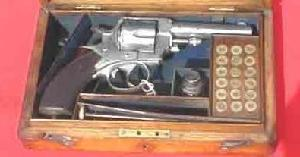
#> input picture dataset/images/armas (768).jpg, 300 x 157 px, found by its file name; its folder holds 3 pictures in this run
$ python image_resizer.py   (older library calls are emulated)
#> lines starting #> are read from the running program, lines starting #| are printed output that depends on the picture

from PIL import Image
import os

path = "C:\\Users\\Samjith.CP\\Desktop\\tt\\dataset\\images\\"
output= "C:\\Users\\Samjith.CP\\Desktop\\tt\\dataset\\"


def resize():
    dirs = os.listdir(path)
    for img in dirs:
        image = Image.open(path+img)
#> image is the input picture: PIL image 300x157 RGB; mean R, G, B 174.2, 121.1, 109.1
        name, ext = os.path.splitext(img)
        img_resize = image.resize((650, 420), Image.ANTIALIAS)
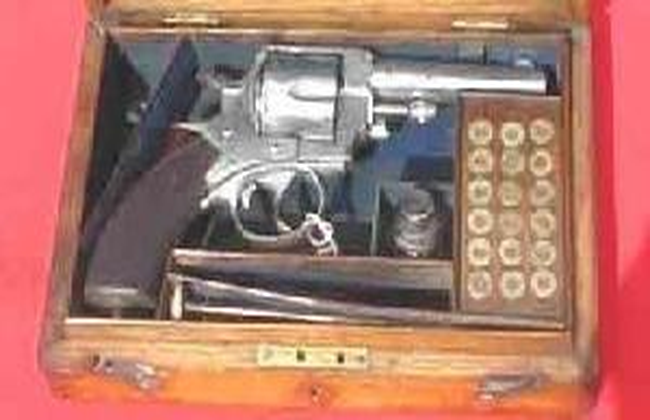
#> img_resize: PIL image 650x420 RGB; mean R, G, B 174.1, 121.1, 109.1
#> pass 3 of the loop in resize, `for img in dirs:`:
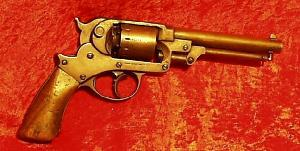
#> input picture dataset/images/armas (795).jpg, 300 x 151 px, found by its file name
#> in resize, image is the input picture: PIL image 300x151 RGB; mean R, G, B 195.7, 59, 25.7
#> in resize, `img_resize = image.resize((650, 420), Image.ANTIALIAS)`:
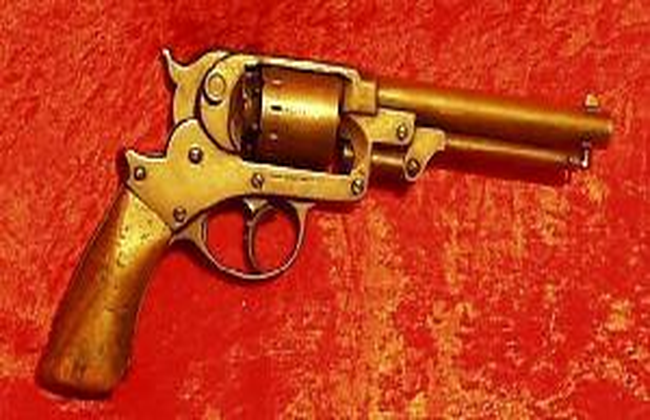
#> img_resize: PIL image 650x420 RGB; mean R, G, B 195.7, 59, 25.9
        img_resize.save(output+name+ext, quality=100)


resize()
